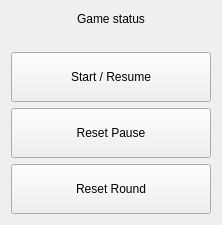
              <widget class="QWidget" name="brain_ring_game_control_tab">
               <attribute name="title">
                <string>Brain Ring</string>
               </attribute>
               <layout class="QHBoxLayout" name="horizontalLayout_8">
                <item>
                 <layout class="QVBoxLayout" name="verticalLayout_9">
                  <item>
                   <widget class="QLabel" name="moderator_brain_game_status_label">
                    <property name="sizePolicy">
                     <sizepolicy hsizetype="Preferred" vsizetype="Minimum">
                      <horstretch>0</horstretch>
                      <verstretch>0</verstretch>
                     </sizepolicy>
                    </property>
                    <property name="minimumSize">
                     <size>
                      <width>0</width>
                      <height>15</height>
                     </size>
                    </property>
                    <property name="maximumSize">
                     <size>
                      <width>16777215</width>
                      <height>30</height>
                     </size>
                    </property>
                    <property name="text">
                     <string>Game status</string>
                    </property>
                    <property name="alignment">
                     <set>Qt::AlignCenter</set>
                    </property>
                   </widget>
                  </item>
                  <item>
                   <spacer name="horizontalSpacer_5">
                    <property name="orientation">
                     <enum>Qt::Horizontal</enum>
                    </property>
                    <property name="sizeHint" stdset="0">
                     <size>
                      <width>40</width>
                      <height>20</height>
                     </size>
                    </property>
                   </spacer>
                  </item>
                  <item>
                   <widget class="QPushButton" name="brain_ring_moderator_start_resume_push_button">
                    <property name="minimumSize">
                     <size>
                      <width>200</width>
                      <height>50</height>
                     </size>
                    </property>
                    <property name="text">
                     <string>Start / Resume</string>
                    </property>
                   </widget>
                  </item>
                  <item>
                   <widget class="QPushButton" name="brain_ring_moderator_reset_pause_push_button">
                    <property name="minimumSize">
                     <size>
                      <width>200</width>
                      <height>50</height>
                     </size>
                    </property>
                    <property name="text">
                     <string>Reset Pause</string>
                    </property>
                   </widget>
                  </item>
                  <item>
                   <widget class="QPushButton" name="brain_ring_moderator_reset_round_push_button">
                    <property name="minimumSize">
                     <size>
                      <width>200</width>
                      <height>50</height>
                     </size>
                    </property>
                    <property name="text">
                     <string>Reset Round</string>
                    </property>
                   </widget>
                  </item>
                 </layout>
                </item>
               </layout>
              </widget>
